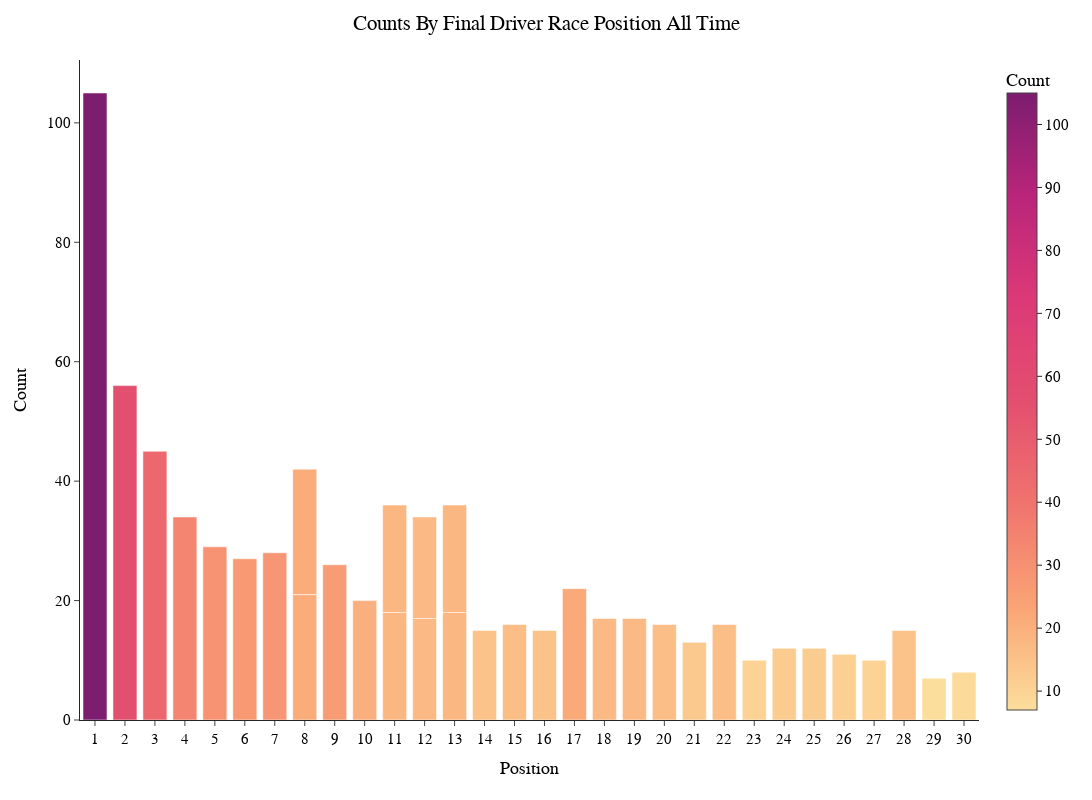

The notebook cell saved with this chart:
### Code cell
fig_top=px.bar(grouped_top, 
           x="Position", 
           y="Count", 
           color='Count',
           height=800,
           width=1400,
           template='simple_white',
           color_continuous_scale=px.colors.sequential.Sunsetdark,
           hover_data=["Driver"]
        )

fig_top.update_layout(
    title="Counts By Final Driver Race Position All Time",
    hoverlabel=dict(
        bgcolor="white",
        font_size=15,
        font_family="PT Sans Narrow"
    ),
    title_x=0.5,
    yaxis = dict(tickfont = dict(size=15)),
    xaxis = dict(tickfont = dict(size=15),
                 tickmode = 'linear',
    tick0 = 1,
    dtick = 1),
    font=dict(
        family="PT Sans Narrow",
        size=15,
        color="Black"
    ),
    title_font_family="PT Sans Narrow"
)
# fig_top.update_traces(marker_color='#246DF8')

### Figure 1 — Plotly figure (JSON) as saved in the notebook; plotly's stock layout.template omitted (floating-point values rounded to 4 significant figures)
{"data": [{"alignmentgroup": "True", "customdata": [["Lewis Hamilton"], ["Lewis Hamilton"], ["Kimi Räikkönen"], ["Sebastian Vettel"], ["Fernando Alonso"], ["Felipe Massa"], ["Fernando Alonso"], ["Carlos Sainz"], ["Fernando Alonso"], ["Felipe Massa"], ["Rubens Barrichello"], ["Fernando Alonso"], ["Sergio Pérez"], ["Jenson Button"], ["Rubens Barrichello"], ["Daniel Ricciardo"], ["Jarno Trulli"], ["Lance Stroll"], ["Rubens Barrichello"], ["Jean Alesi"], ["Kevin Magnussen"], ["Fernando Alonso"], ["Andrea de Cesaris"], ["Mark Webber"], ["John Watson"], ["Riccardo Patrese"], ["Riccardo Patrese"], ["Andrea de Cesaris"], ["Andrea de Cesaris"], ["Michele Alboreto"], ["Bertrand Gachot"], ["Paul Belmondo"], ["Eric van de Poele"], ["Bertrand Gachot"]], "hovertemplate": "Position=%{x}<br>Count=%{marker.color}<br>Driver=%{customdata[0]}<extra></extra>", "legendgroup": "", "marker": {"color": [105, 56, 45, 34, 29, 27, 28, 21, 21, 26, 20, 18, 18, 17, 17, 18, 18, 15, 16, 15, 22, 17, 17, 16, 13, 16, 10, 12, 12, 11, 10, 15, 7, 8], "coloraxis": "coloraxis", "pattern": {"shape": ""}}, "name": "", "offsetgroup": "", "orientation": "v", "showlegend": false, "textposition": "auto", "type": "bar", "x": [1, 2, 3, 4, 5, 6, 7, 8, 8, 9, 10, 11, 11, 12, 12, 13, 13, 14, 15, 16, 17, 18, 19, 20, 21, 22, 23, 24, 25, 26, 27, 28, 29, 30], "xaxis": "x", "y": [105, 56, 45, 34, 29, 27, 28, 21, 21, 26, 20, 18, 18, 17, 17, 18, 18, 15, 16, 15, 22, 17, 17, 16, 13, 16, 10, 12, 12, 11, 10, 15, 7, 8], "yaxis": "y"}], "layout": {"barmode": "relative", "coloraxis": {"colorbar": {"title": {"text": "Count"}}, "colorscale": [[0, "rgb(252, 222, 156)"], [0.1667, "rgb(250, 164, 118)"], [0.3333, "rgb(240, 116, 110)"], [0.5, "rgb(227, 79, 111)"], [0.6667, "rgb(220, 57, 119)"], [0.8333, "rgb(185, 37, 122)"], [1, "rgb(124, 29, 111)"]]}, "font": {"color": "Black", "family": "PT Sans Narrow", "size": 15}, "height": 800, "hoverlabel": {"bgcolor": "white", "font": {"family": "PT Sans Narrow", "size": 15}}, "legend": {"tracegroupgap": 0}, "margin": {"t": 60}, "title": {"font": {"family": "PT Sans Narrow"}, "text": "Counts By Final Driver Race Position All Time", "x": 0.5}, "width": 1400, "xaxis": {"anchor": "y", "domain": [0, 1], "dtick": 1, "tick0": 1, "tickfont": {"size": 15}, "tickmode": "linear", "title": {"text": "Position"}}, "yaxis": {"anchor": "x", "domain": [0, 1], "tickfont": {"size": 15}, "title": {"text": "Count"}}}}
